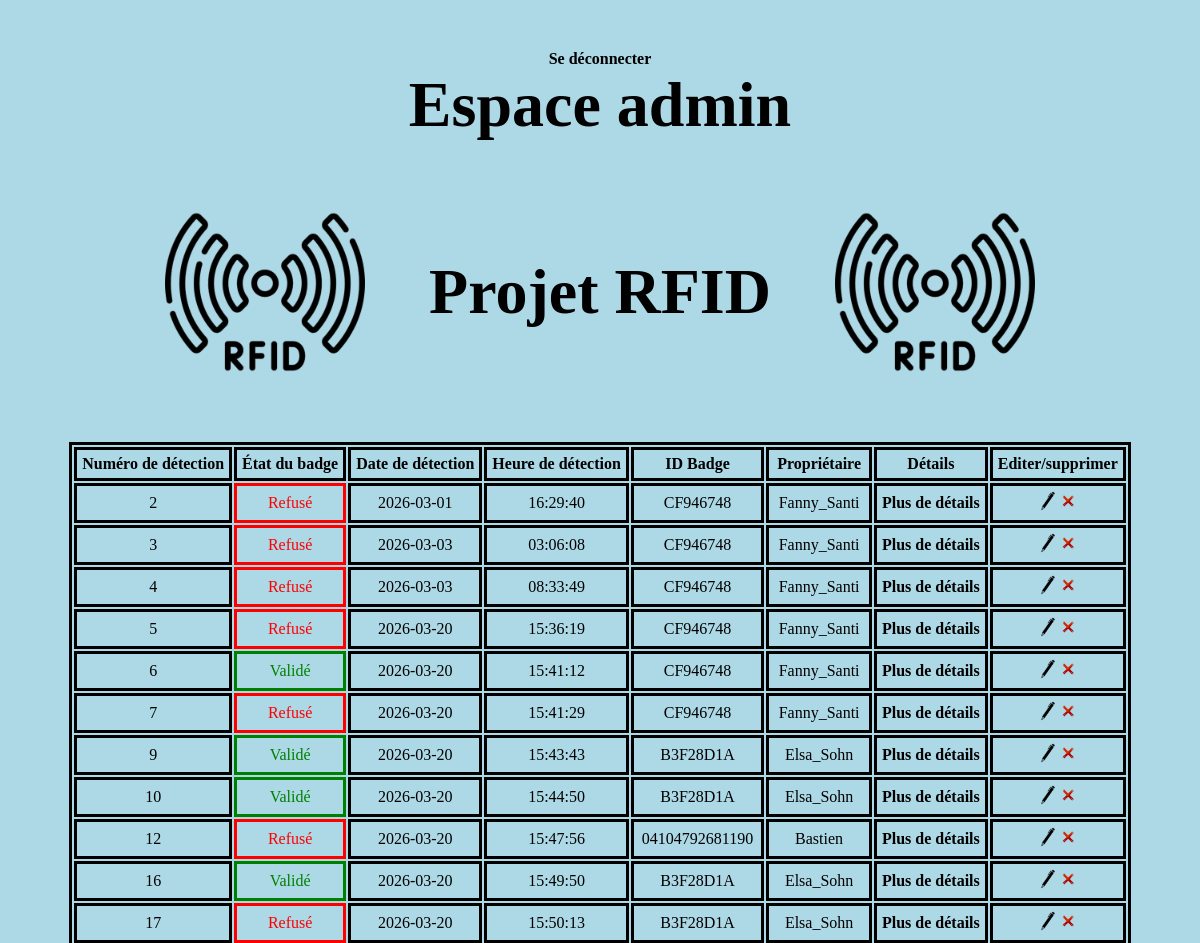
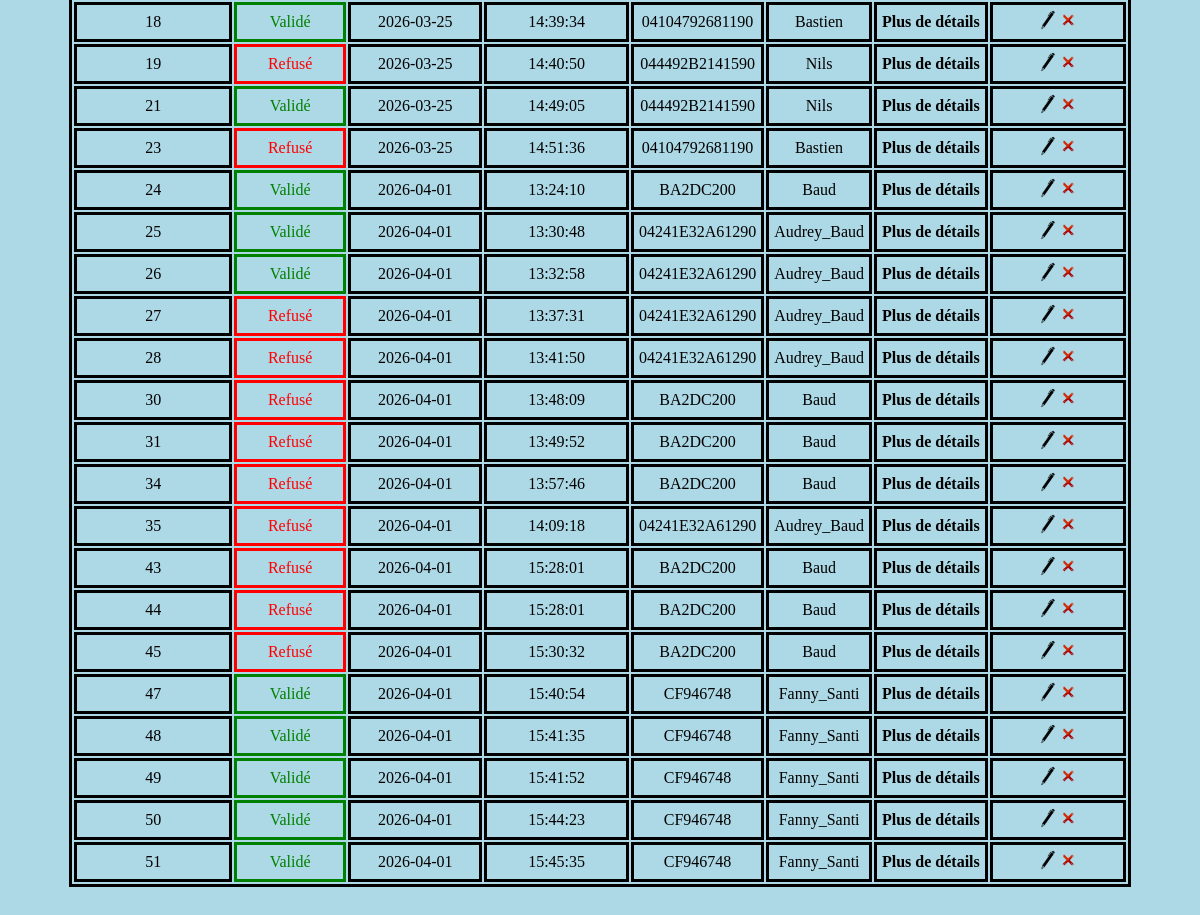
The app's page /espace_admin.php (signed in) with its own data (2 pictures, top to bottom).
### tables this page shows
CREATE TABLE `detection` (
  `num_detec` int(11) NOT NULL,
  `date` date NOT NULL,
  `heure` time NOT NULL,
  `id_tag` varchar(100) NOT NULL,
  `autorisation` varchar(5) NOT NULL
);

CREATE TABLE `tag` (
  `id` varchar(100) NOT NULL,
  `nom` varchar(20) NOT NULL,
  `pin` int(4) NOT NULL
);

### web/espace_admin.php (the view, shortened to what this page needs)
<!doctype html>
<html lang="fr">
  <head>
    <link rel="stylesheet" href="projet.css">
  </head>
  <body>
    <div id="pageflex">
    <a href="deconnexion.php">Se déconnecter</a>
    <h1>Espace admin</h1>
    <div id="mainflex">
      <img class="img_rfid" src="images\rfid.png" alt="sticker rfid1">
      <h1> Projet RFID</h1>
      <img class="img_rfid" src="images\rfid.png" alt="sticker rfid2">
    </div>
    <table id="tableBadges">
        <thead>
          <tr>
            <th>Numéro de détection</th>
            <th>État du badge</th>
            <th>Date de détection</th></the>
            <th>Heure de détection</th>
            <th>ID Badge</th>
            <th>Propriétaire</th>
            <th>Détails</th>
            <th>Editer/supprimer</th>
          </tr>
        </thead>
        <tbody>
        <?php
        $dbh = new PDO('mysql:dbname=projet_rfid;host=localhost;charset=utf8', 'root', '');
        $sql="SELECT * FROM detection d JOIN tag t ON d.id_tag=t.id";
        $result = $dbh->query($sql);
        while($row = $result->fetch(PDO::FETCH_ASSOC)){
          echo'<tr><td>'.$row['num_detec'].'</td>';
          echo'<td class="etat" autorisation="'.$row['autorisation'].'"></td>';
          echo '<td>'.$row['date'].'</td>';
          echo '<td>'.$row['heure'].'</td>';
          echo '<td>'.$row['id_tag'].'</td>';
          echo '<td>'.$row['nom'].'</td>';
          echo '<td><a href="details.php?num_detec='.$row['num_detec'].'">Plus de détails</a></td>';
          echo '<td><a href="modifier.php?id='.$row['num_detec'].'"><img height=20 src="images/stylo.png"></a>';
          echo '<a href="supprimer_ligne.php?id='.$row['num_detec'].'"><img height=20 src="images/croix-rouge.png"></a></td>';
          echo '</tr>';
        }
        ?>
        </tbody>
    </table>
    </div>
    </body>
</html>

### web/projet.css (style rules this page uses)
* { margin:0px; }
body { background-color : lightblue; height:100vh; }
.img_rfid { width: 20%; }
h1 { font-size: 400%; }
#pageflex { display: flex; flex-direction: column; justify-content: space-evenly; align-items:center; padding:50px; }
#mainflex { display: flex; flex-direction: row; justify-content: space-evenly; align-items:center; padding:50px; }
table { text-align: center; }
td, th, table { border-color: black; border: solid; }
td, th { padding:5px; }
a { text-decoration:none; font-size:100%; color:black; font-weight: bold; }

### records on screen
detection: num_detec "2", date "2026-03-01", heure "16:29:40", id_tag "CF946748", id_tag.nom "Fanny_Santi"
detection: num_detec "3", date "2026-03-03", heure "03:06:08", id_tag "CF946748", id_tag.nom "Fanny_Santi"
detection: num_detec "4", date "2026-03-03", heure "08:33:49", id_tag "CF946748", id_tag.nom "Fanny_Santi"
detection: num_detec "5", date "2026-03-20", heure "15:36:19", id_tag "CF946748", id_tag.nom "Fanny_Santi"
detection: num_detec "6", date "2026-03-20", heure "15:41:12", id_tag "CF946748", id_tag.nom "Fanny_Santi"
detection: num_detec "7", date "2026-03-20", heure "15:41:29", id_tag "CF946748", id_tag.nom "Fanny_Santi"
detection: num_detec "9", date "2026-03-20", heure "15:43:43", id_tag "B3F28D1A", id_tag.nom "Elsa_Sohn"
detection: num_detec "10", date "2026-03-20", heure "15:44:50", id_tag "B3F28D1A", id_tag.nom "Elsa_Sohn"
detection: num_detec "12", date "2026-03-20", heure "15:47:56", id_tag "04104792681190", id_tag.nom "Bastien"
detection: num_detec "16", date "2026-03-20", heure "15:49:50", id_tag "B3F28D1A", id_tag.nom "Elsa_Sohn"
detection: num_detec "17", date "2026-03-20", heure "15:50:13", id_tag "B3F28D1A", id_tag.nom "Elsa_Sohn"
detection: num_detec "18", date "2026-03-25", heure "14:39:34", id_tag "04104792681190", id_tag.nom "Bastien"
detection: num_detec "19", date "2026-03-25", heure "14:40:50", id_tag "044492B2141590", id_tag.nom "Nils"
detection: num_detec "21", date "2026-03-25", heure "14:49:05", id_tag "044492B2141590", id_tag.nom "Nils"
detection: num_detec "23", date "2026-03-25", heure "14:51:36", id_tag "04104792681190", id_tag.nom "Bastien"
detection: num_detec "24", date "2026-04-01", heure "13:24:10", id_tag "BA2DC200", id_tag.nom "Baud"
detection: num_detec "25", date "2026-04-01", heure "13:30:48", id_tag "04241E32A61290", id_tag.nom "Audrey_Baud"
detection: num_detec "26", date "2026-04-01", heure "13:32:58", id_tag "04241E32A61290", id_tag.nom "Audrey_Baud"
detection: num_detec "27", date "2026-04-01", heure "13:37:31", id_tag "04241E32A61290", id_tag.nom "Audrey_Baud"
detection: num_detec "28", date "2026-04-01", heure "13:41:50", id_tag "04241E32A61290", id_tag.nom "Audrey_Baud"
detection: num_detec "30", date "2026-04-01", heure "13:48:09", id_tag "BA2DC200", id_tag.nom "Baud"
detection: num_detec "31", date "2026-04-01", heure "13:49:52", id_tag "BA2DC200", id_tag.nom "Baud"
detection: num_detec "34", date "2026-04-01", heure "13:57:46", id_tag "BA2DC200", id_tag.nom "Baud"
detection: num_detec "35", date "2026-04-01", heure "14:09:18", id_tag "04241E32A61290", id_tag.nom "Audrey_Baud"
detection: num_detec "43", date "2026-04-01", heure "15:28:01", id_tag "BA2DC200", id_tag.nom "Baud"
detection: num_detec "44", date "2026-04-01", heure "15:28:01", id_tag "BA2DC200", id_tag.nom "Baud"
detection: num_detec "45", date "2026-04-01", heure "15:30:32", id_tag "BA2DC200", id_tag.nom "Baud"
detection: num_detec "47", date "2026-04-01", heure "15:40:54", id_tag "CF946748", id_tag.nom "Fanny_Santi"
detection: num_detec "48", date "2026-04-01", heure "15:41:35", id_tag "CF946748", id_tag.nom "Fanny_Santi"
detection: num_detec "49", date "2026-04-01", heure "15:41:52", id_tag "CF946748", id_tag.nom "Fanny_Santi"
detection: num_detec "50", date "2026-04-01", heure "15:44:23", id_tag "CF946748", id_tag.nom "Fanny_Santi"
detection: num_detec "51", date "2026-04-01", heure "15:45:35", id_tag "CF946748", id_tag.nom "Fanny_Santi"
